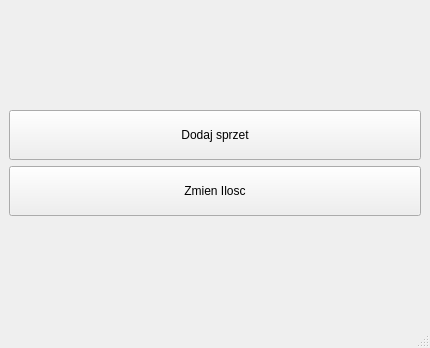
<?xml version="1.0" encoding="UTF-8"?>
<ui version="4.0">
 <class>MainWindow</class>
 <widget class="QMainWindow" name="MainWindow">
  <property name="geometry">
   <rect>
    <x>0</x>
    <y>0</y>
    <width>430</width>
    <height>348</height>
   </rect>
  </property>
  <property name="windowTitle">
   <string>MainWindow</string>
  </property>
  <widget class="QWidget" name="centralwidget">
   <layout class="QVBoxLayout" name="verticalLayout_2">
    <item>
     <layout class="QVBoxLayout" name="verticalLayout">
      <item>
       <widget class="QPushButton" name="pushButton">
        <property name="minimumSize">
         <size>
          <width>0</width>
          <height>50</height>
         </size>
        </property>
        <property name="text">
         <string>Dodaj sprzet</string>
        </property>
       </widget>
      </item>
      <item>
       <widget class="QPushButton" name="pushButton_2">
        <property name="minimumSize">
         <size>
          <width>0</width>
          <height>50</height>
         </size>
        </property>
        <property name="text">
         <string>Zmien Ilosc</string>
        </property>
       </widget>
      </item>
     </layout>
    </item>
   </layout>
  </widget>
  <widget class="QMenuBar" name="menubar">
   <property name="geometry">
    <rect>
     <x>0</x>
     <y>0</y>
     <width>430</width>
     <height>22</height>
    </rect>
   </property>
  </widget>
  <widget class="QStatusBar" name="statusbar"/>
 </widget>
 <resources/>
 <connections/>
</ui>
